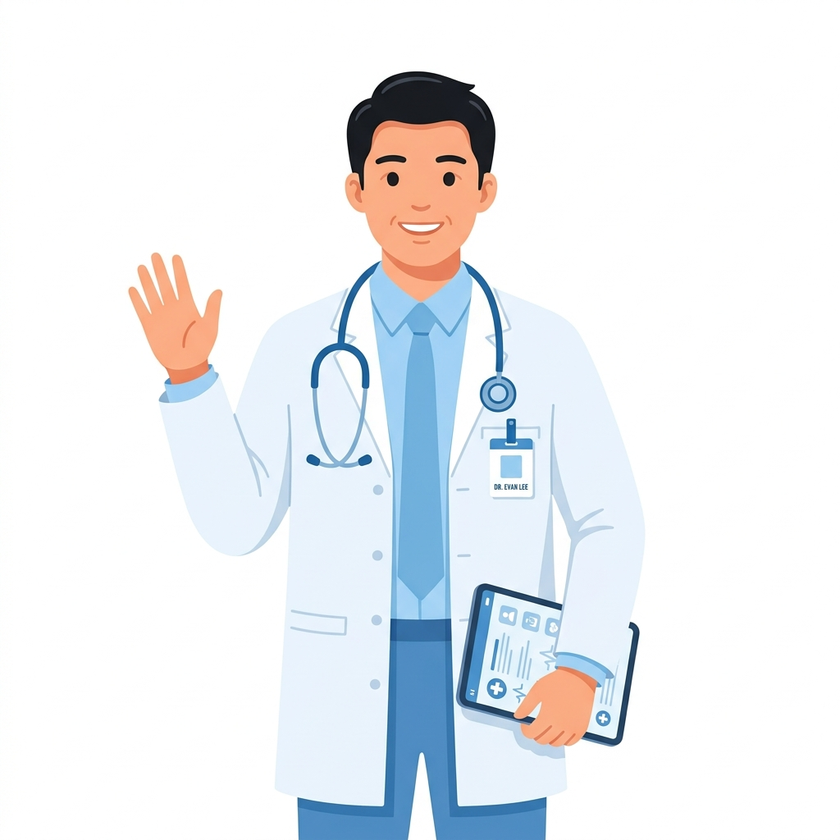
#> input picture assets/doctor.png, 840 x 840 px, shrunk from 1024 x 1024 before the run
$ python -i fundus_prescreener.py   (imports and definitions only)
#> lines starting #> are read from the running program, lines starting #| are printed output that depends on the picture; after the words box and inside, x2 and y2 are one past the last pixel; in counts of white or black regions, pixels touching at a corner belong together
#> further down, picture is the input picture: PIL image 840x840 RGB; mean R, G, B 235, 238.4, 242.1
import cv2
import numpy as np
from PIL import Image


class FundusPrescreener:
    """
    Traditional Computer Vision fundus image pre-screener.
    Runs BEFORE the deep learning glaucoma model.

    Rejects non-fundus images (laptops, screenshots, selfies, documents,
    random objects) using four deterministic checks:
      1. Red channel dominance  (fundus images are always R >> G >> B)
      2. Circular/oval FOV shape with dark border
      3. Dark-border pixel ratio
      4. Aspect ratio           (fundus images are roughly square)
    """

    # Tunable thresholds (Statistically Backed)
    RED_DOMINANCE_RATIO_G = 1.05   # R > G by 5% (Standard)
    RED_DOMINANCE_RATIO_B = 1.15   # R > B by 15%
    STRICT_RED_RATIO_G = 1.30      # R > G by 30% (For borderless crops to reject selfies)
    MIN_CIRCULARITY = 0.30         # Allow cropped ellipses
    DARK_BORDER_MIN = 0.00         # Allow 0% dark pixels (fully cropped fundus)
    DARK_BORDER_MAX = 0.65         # Not more than 65% dark
    MAX_ASPECT_RATIO = 3.0         # Allow up to 3:1 crops (e.g., 2048x922)
    MIN_SCORE_TO_PASS = 0.55       # Mathematically blocks non-red rectangles

    def check(self, pil_image: Image.Image) -> dict:
        """
        Args:
            pil_image: PIL Image (any mode; converted to RGB internally)
        Returns:
            {
              'is_fundus': bool,
              'confidence': float (0–1),
              'reason': str,
              'checks': dict
            }
        """
        image = pil_image.convert('RGB')
        img_np = np.array(image, dtype=np.float32)
        h, w = img_np.shape[:2]
#> h = 840; w = 840

        results = {}

        gray = cv2.cvtColor(img_np.astype(np.uint8), cv2.COLOR_RGB2GRAY)
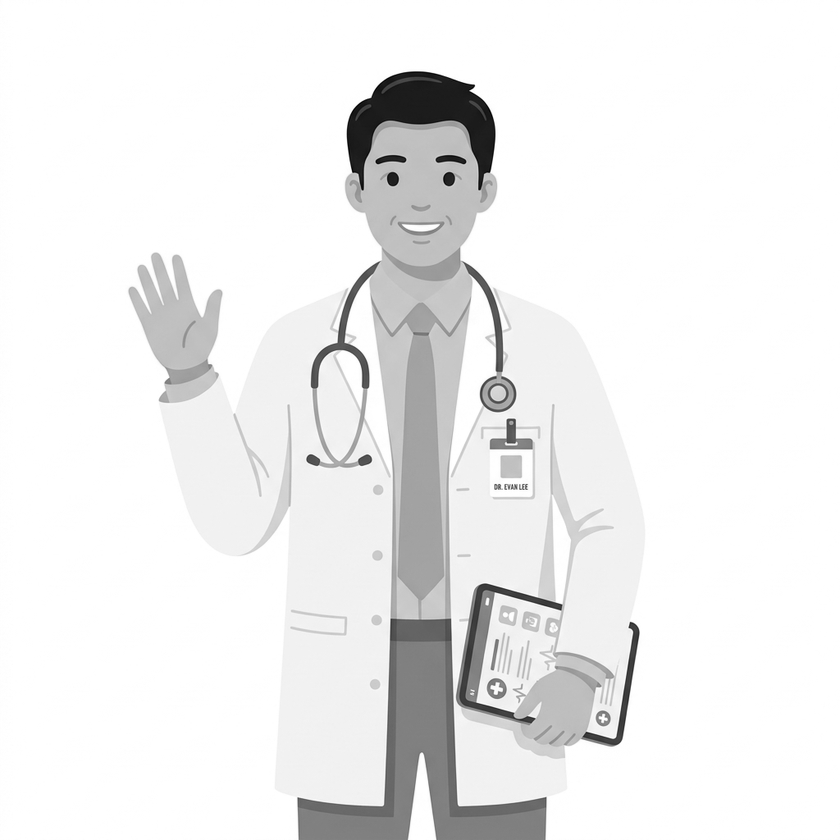
#> gray: shape (840, 840); min 0, max 255, mean 237.8

        # ── Check 3: Dark border ratio (Computed first for adaptive red check) ─
        dark_pixels = int((gray < 20).sum())
#> dark_pixels = 489
        dark_ratio = dark_pixels / max(h * w, 1)
#> dark_ratio = 0.000693
        has_dark_border = self.DARK_BORDER_MIN < dark_ratio < self.DARK_BORDER_MAX
#> has_dark_border = True
        results['dark_border_present'] = bool(has_dark_border)
        results['dark_pixel_ratio'] = round(float(dark_ratio), 3)

        # ── Check 1: Red channel dominance (Adaptive) ───────────────────────
        r_mean = img_np[:, :, 0].mean()
#> r_mean = 235
        g_mean = img_np[:, :, 1].mean()
#> g_mean = 238.4
        b_mean = img_np[:, :, 2].mean()
#> b_mean = 242.1

        # If it's a cropped image with no dark border, enforce STRICT red to block selfies
        req_g = self.STRICT_RED_RATIO_G if dark_ratio < 0.01 else self.RED_DOMINANCE_RATIO_G
#> req_g = 1.3

        red_dominant = (
            r_mean > g_mean * req_g
            and r_mean > b_mean * self.RED_DOMINANCE_RATIO_B
        )
#> red_dominant = False
        results['red_channel_dominant'] = bool(red_dominant)

        # ── Check 2: Circular FOV shape ──────────────────────────────────────
        _, thresh = cv2.threshold(gray, 20, 255, cv2.THRESH_BINARY)
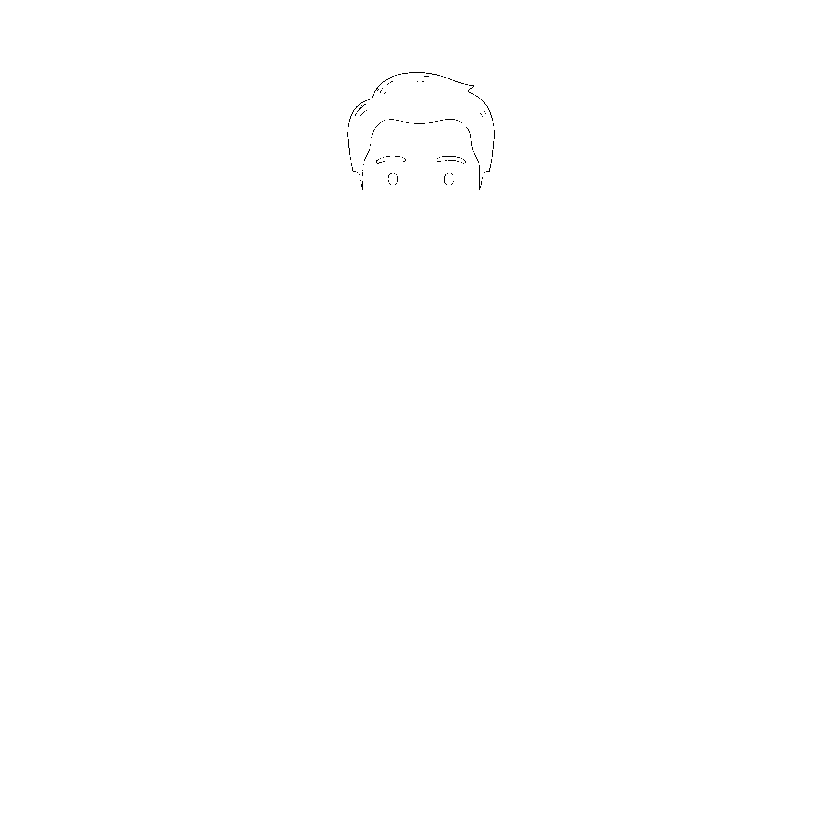
#> thresh: shape (840, 840); 99.9% white; black in thin lines or dots, all inside (x1, y1, x2, y2) = (347, 72, 495, 190)
        contours, _ = cv2.findContours(
            thresh, cv2.RETR_EXTERNAL, cv2.CHAIN_APPROX_SIMPLE
        )
#> contours = [[[0, 0], [0, 839], [839, 839], [839, 0]]]

        circularity = 0.0
        if contours:
            largest = max(contours, key=cv2.contourArea)
#> largest = [[0, 0], [0, 839], [839, 839], [839, 0]]
            area = cv2.contourArea(largest)
#> area = 703921
            perimeter = cv2.arcLength(largest, True)
#> perimeter = 3356
            if perimeter > 0:
                circularity = (4.0 * np.pi * area) / (perimeter ** 2)
#> circularity = 0.785

        circular_shape = circularity >= self.MIN_CIRCULARITY
#> circular_shape = True
        results['circular_fov'] = bool(circular_shape)
        results['circularity_score'] = round(float(circularity), 3)

        # ── Check 4: Aspect ratio ────────────────────────────────────────────
        aspect_ratio = max(h, w) / max(min(h, w), 1)
#> aspect_ratio = 1
        good_aspect = aspect_ratio <= self.MAX_ASPECT_RATIO
#> good_aspect = True
        results['good_aspect_ratio'] = bool(good_aspect)
        results['aspect_ratio'] = round(float(aspect_ratio), 2)

        # ── Weighted composite score ─────────────────────────────────────────
        weights = {
            'red_channel_dominant': 0.50,
            'circular_fov': 0.25,
            'dark_border_present': 0.15,
            'good_aspect_ratio': 0.10,
        }
        score = sum(weights[k] * (1.0 if results[k] else 0.0) for k in weights)
#> score = 0.5
        is_fundus = score >= self.MIN_SCORE_TO_PASS
#> is_fundus = False

        if is_fundus:
            reason = 'Retinal fundus image verified by traditional CV checks.'
        elif not results['red_channel_dominant']:
            reason = (
                'Image does not have the red channel dominance typical of '
                'retinal fundus images.'
            )
        elif not results['circular_fov']:
            reason = (
                'No circular field-of-view detected. Fundus images have a '
                'characteristic circular or oval shape.'
            )
        elif not results['dark_border_present']:
            reason = (
                'No dark border found. Fundus images typically have a dark '
                'background border from the fundus camera aperture.'
            )
        else:
            reason = 'Image does not match expected retinal fundus characteristics.'

        return {
            'is_fundus': bool(is_fundus),
            'confidence': round(float(score), 3),
            'reason': reason,
            'checks': results,
        }


# Module-level singleton – import and use directly
prescreener = FundusPrescreener()

>>> from PIL import Image
>>> picture = Image.open('../../assets/doctor.png')
>>> result = FundusPrescreener().check(picture)
#> result = 4 items
